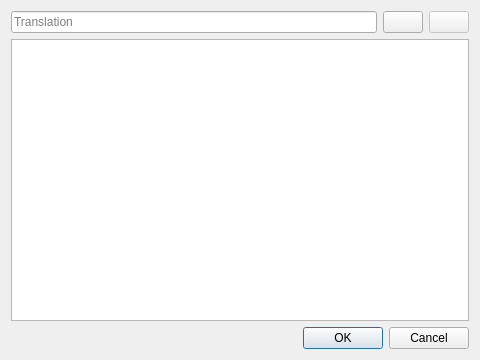
<?xml version="1.0" encoding="UTF-8"?>
<ui version="4.0">
 <class>TypeTranslationsDialog</class>
 <widget class="QDialog" name="TypeTranslationsDialog">
  <property name="geometry">
   <rect>
    <x>0</x>
    <y>0</y>
    <width>480</width>
    <height>360</height>
   </rect>
  </property>
  <property name="windowTitle">
   <string>Translations</string>
  </property>
  <layout class="QVBoxLayout" name="verticalLayout">
   <item>
    <layout class="QHBoxLayout" name="toolbarLayout">
     <item>
      <widget class="QLineEdit" name="nameEdit">
       <property name="placeholderText">
        <string>Translation</string>
       </property>
      </widget>
     </item>
     <item>
      <widget class="QPushButton" name="addButton">
       <property name="text">
        <string/>
       </property>
      </widget>
     </item>
     <item>
      <widget class="QPushButton" name="removeButton">
       <property name="text">
        <string/>
       </property>
       <property name="enabled">
        <bool>false</bool>
       </property>
      </widget>
     </item>
    </layout>
   </item>
   <item>
    <widget class="QTableView" name="translationsTable">
     <property name="selectionMode">
      <enum>QAbstractItemView::SingleSelection</enum>
     </property>
     <property name="selectionBehavior">
      <enum>QAbstractItemView::SelectRows</enum>
     </property>
    </widget>
   </item>
   <item>
    <widget class="QDialogButtonBox" name="buttonBox">
     <property name="orientation">
      <enum>Qt::Orientation::Horizontal</enum>
     </property>
     <property name="standardButtons">
      <set>QDialogButtonBox::StandardButton::Cancel|QDialogButtonBox::StandardButton::Ok</set>
     </property>
    </widget>
   </item>
  </layout>
 </widget>
 <resources/>
 <connections>
  <connection>
   <sender>buttonBox</sender>
   <signal>accepted()</signal>
   <receiver>TypeTranslationsDialog</receiver>
   <slot>accept()</slot>
   <hints>
    <hint type="sourcelabel"><x>248</x><y>320</y></hint>
    <hint type="destinationlabel"><x>157</x><y>340</y></hint>
   </hints>
  </connection>
  <connection>
   <sender>buttonBox</sender>
   <signal>rejected()</signal>
   <receiver>TypeTranslationsDialog</receiver>
   <slot>reject()</slot>
   <hints>
    <hint type="sourcelabel"><x>316</x><y>320</y></hint>
    <hint type="destinationlabel"><x>286</x><y>340</y></hint>
   </hints>
  </connection>
 </connections>
</ui>
